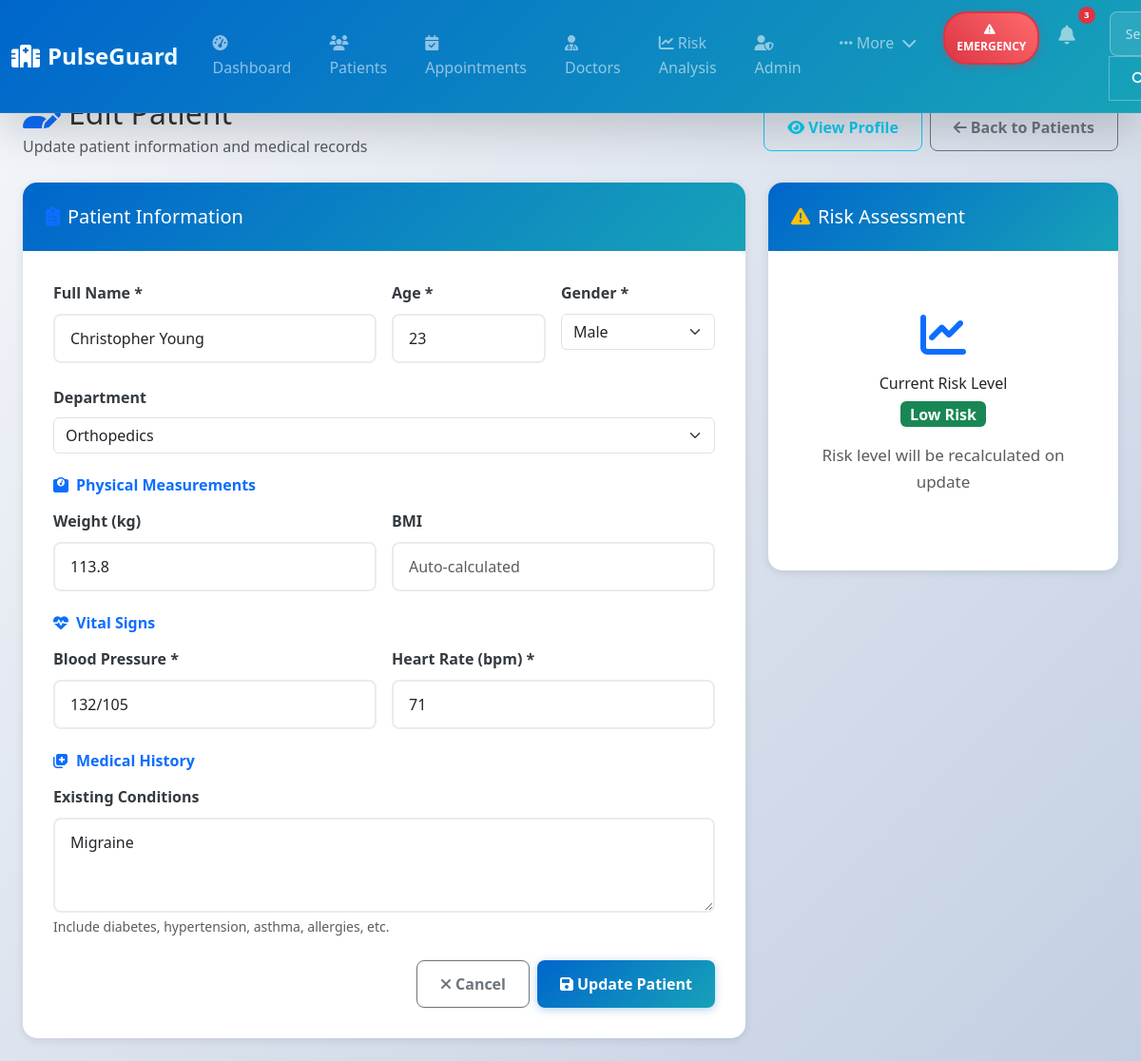
The app's page /edit/9 with its own data.
### tables this page shows
CREATE TABLE patients (
            patient_id INTEGER PRIMARY KEY AUTOINCREMENT,
            name TEXT,
            age INTEGER,
            gender TEXT,
            weight REAL,
            blood_pressure TEXT,
            heart_rate INTEGER,
            existing_conditions TEXT,
            risk_level TEXT,
            registration_date TEXT
        , department TEXT);

### app.py (the view, shortened to what this page needs)
@app.route("/edit/<int:id>", methods=["GET", "POST"])
def edit_patient(id):
    conn = sqlite3.connect("hospital.db")
    cursor = conn.cursor()
    cursor.execute("SELECT * FROM patients WHERE patient_id=?", (id,))
    patient = cursor.fetchone()
    conn.close()
    return render_template("edit.html", patient=patient)

### templates/edit.html (shortened to what this page needs)
{% extends "base.html" %}
{% block content %}
<div class="d-flex justify-content-between align-items-center mb-4">
    <div>
        <h1 class="h2 mb-1">
            <i class="fas fa-user-edit text-primary me-2"></i>Edit Patient
        </h1>
        <p class="text-muted mb-0">Update patient information and medical records</p>
    </div>
    <div class="d-flex gap-2">
        <a href="/patient/{{ patient[0] }}" class="btn btn-outline-info">
            <i class="fas fa-eye me-1"></i>View Profile
        </a>
        <button class="btn btn-outline-secondary" onclick="window.history.back()">
            <i class="fas fa-arrow-left me-1"></i>Back to Patients
        </button>
    </div>
</div>
<div class="row">
    <div class="col-lg-8">
        <div class="card border-0 shadow-custom">
            <div class="card-header bg-white border-0">
                <h5 class="mb-0">
                    <i class="fas fa-clipboard-list text-primary me-2"></i>Patient Information
                </h5>
            </div>
            <div class="card-body">
                <form action="/edit/{{ patient[0] }}" method="POST" id="editForm">
                    <div class="row g-3 mb-4">
                        <div class="col-md-6">
                            <label class="form-label fw-semibold">Full Name *</label>
                            <input type="text" name="name" class="form-control" required
                                   value="{{ patient[1] }}" placeholder="Enter patient's full name">
                        </div>
                        <div class="col-md-3">
                            <label class="form-label fw-semibold">Age *</label>
                            <input type="number" name="age" class="form-control" required
                                   min="1" max="120" value="{{ patient[2] }}" placeholder="Years">
                        </div>
                        <div class="col-md-3">
                            <label class="form-label fw-semibold">Gender *</label>
                            <select name="gender" class="form-select" required>
                                <option value="Male" {% if patient[3] == 'Male' %}selected{% endif %}>Male</option>
                            </select>
                        </div>
                    </div>
                    <div class="mb-4">
                        <label class="form-label fw-semibold">Department</label>
                        <select name="department" class="form-select">
                            <option value="Orthopedics" {% if patient[10] == 'Orthopedics' %}selected{% endif %}>Orthopedics</option>
                        </select>
                    </div>
                    <h6 class="fw-semibold text-primary mb-3">
                        <i class="fas fa-weight me-2"></i>Physical Measurements
                    </h6>
                    <div class="row g-3 mb-4">
                        <div class="col-md-6">
                            <label class="form-label">Weight (kg)</label>
                            <input type="number" name="weight" class="form-control"
                                   step="0.1" value="{{ patient[4] }}" placeholder="70.5">
                        </div>
                        <div class="col-md-6">
                            <label class="form-label">BMI</label>
                            <input type="text" class="form-control" id="bmiField" readonly
                                   placeholder="Auto-calculated">
                        </div>
                    </div>
                    <h6 class="fw-semibold text-primary mb-3">
                        <i class="fas fa-heartbeat me-2"></i>Vital Signs
                    </h6>
                    <div class="row g-3 mb-4">
                        <div class="col-md-6">
                            <label class="form-label">Blood Pressure *</label>
                            <input type="text" name="blood_pressure" class="form-control" required
                                   value="{{ patient[5] }}" placeholder="120/80" pattern="^\d{2,3}\/\d{2,3}$"
                                   title="Format: systolic/diastolic (e.g., 120/80)">
                        </div>
                        <div class="col-md-6">
                            <label class="form-label">Heart Rate (bpm) *</label>
                            <input type="number" name="heart_rate" class="form-control" required
                                   min="40" max="200" value="{{ patient[6] }}" placeholder="72">
                        </div>
                    </div>
                    <h6 class="fw-semibold text-primary mb-3">
                        <i class="fas fa-notes-medical me-2"></i>Medical History
                    </h6>
                    <div class="mb-4">
                        <label class="form-label">Existing Conditions</label>
                        <textarea name="existing_conditions" class="form-control" rows="3"
                                  placeholder="List any existing medical conditions, allergies, or chronic illnesses...">{{ patient[7] }}</textarea>
                        <div class="form-text">
                            Include diabetes, hypertension, asthma, allergies, etc.
                        </div>
                    </div>
                    <div class="d-flex gap-2 justify-content-end">
                        <button type="button" class="btn btn-outline-secondary" onclick="window.history.back()">
                            <i class="fas fa-times me-1"></i>Cancel
                        </button>
                        <button type="submit" class="btn btn-primary">
                            <i class="fas fa-save me-1"></i>Update Patient
                        </button>
                    </div>
                </form>
            </div>
        </div>
    </div>
    <div class="col-lg-4">
        <div class="card border-0 shadow-custom">
            <div class="card-header bg-white border-0">
                <h5 class="mb-0">
                    <i class="fas fa-exclamation-triangle text-warning me-2"></i>Risk Assessment
                </h5>
            </div>
            <div class="card-body">
                <div class="risk-preview" id="riskPreview">
                    <div class="text-center">
                        <div class="risk-indicator mb-3">
                            <i class="fas fa-chart-line fa-3x text-primary"></i>
                        </div>
                        <h6>Current Risk Level</h6>
                        <div class="risk-badge mb-3">
                            {% if patient[8] == 'High' %}
                                <span class="badge bg-danger fs-6">High Risk</span>
                            {% elif patient[8] == 'Medium' %}
                                <span class="badge bg-warning fs-6">Medium Risk</span>
                            {% else %}
                                <span class="badge bg-success fs-6">Low Risk</span>
                            {% endif %}
                        </div>
                        <p class="text-muted small">Risk level will be recalculated on update</p>
                    </div>
                </div>
            </div>
        </div>
    </div>
</div>
{% endblock %}

### static/css/style.css (style rules this page uses)
:root { --primary-color: #0066cc; --secondary-color: #17a2b8; --success-color: #28a745; --warning-color: #ffc107; --danger-color: #dc3545; --dark-color: #343a40; --light-color: #f8f9fa; --shadow: 0 2px 10px rgba(0,0,0,0.1); --shadow-lg: 0 4px 20px rgba(0,0,0,0.15); --border-radius: 8px; --transition: all 0.3s ease; }
body { background: linear-gradient(135deg, #f5f7fa 0%, #c3cfe2 100%); min-height: 100vh; font-family: 'Segoe UI', Tahoma, Geneva, Verdana, sans-serif; color: #333; line-height: 1.6; }
.card { border: none; border-radius: var(--border-radius); box-shadow: var(--shadow); transition: var(--transition); overflow: hidden; }
.card-header { background: linear-gradient(135deg, var(--primary-color), var(--secondary-color)); color: white; border: none; padding: 1.5rem; }
.card-body { padding: 2rem; }
.form-control { border: 2px solid #e9ecef; border-radius: var(--border-radius); padding: 0.75rem 1rem; transition: var(--transition); }
.form-label { font-weight: 600; color: var(--dark-color); margin-bottom: 0.5rem; }
.btn { border-radius: var(--border-radius); padding: 0.75rem 1.5rem; font-weight: 600; transition: var(--transition); }
.btn-primary { background: linear-gradient(135deg, var(--primary-color), var(--secondary-color)); border: none; box-shadow: 0 2px 10px rgba(0, 102, 204, 0.3); }
html { scroll-behavior:smooth; }
.btn-primary { transition: 0.3s; }
.card { border-radius: 15px; }
.card p { font-size: 17px; }
.card { transition: all 0.3s ease; }

### templates/edit.html (style rules this page uses)
.risk-preview { padding: 2rem 1rem; }
.risk-indicator { margin-bottom: 1rem; }
.risk-badge { font-size: 1.1rem; }

### records on screen
patients: name "Christopher Young", age "23", gender "Male", department "Orthopedics", weight "113.8", blood_pressure "132/105", heart_rate "71", existing_conditions "Migraine"
